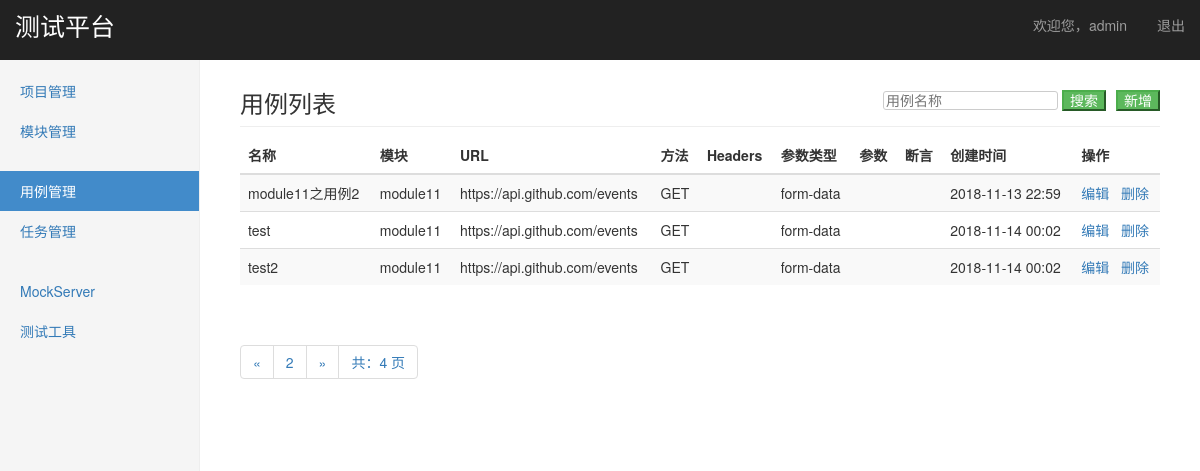
The app's page /interface/case_manage/?page=2 (signed in), older data.
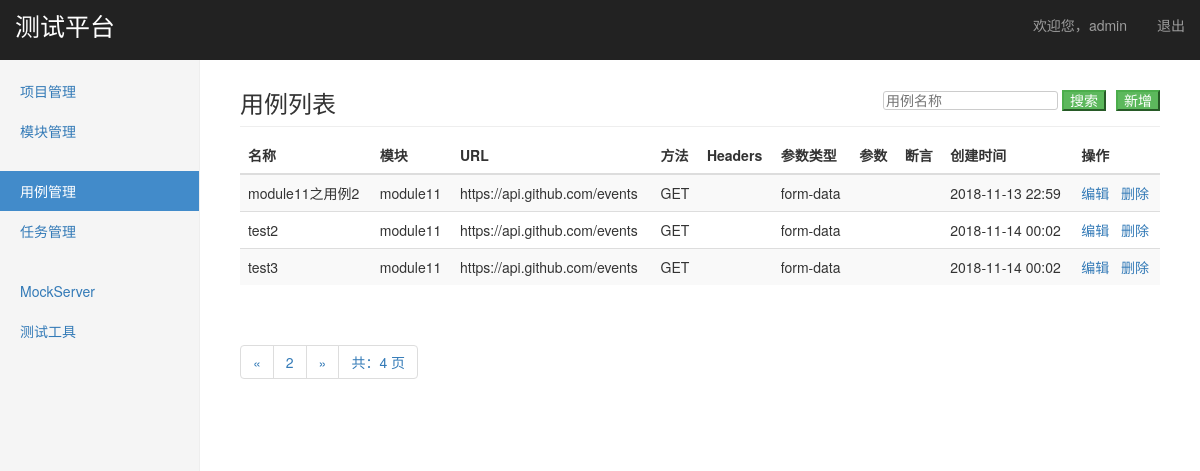
The same page, newer data.
### interface_app/models.py (models this page shows, shortened)
class TestCase(models.Model):
    module = models.ForeignKey(Module, on_delete=models.CASCADE, verbose_name="模块")
    name = models.CharField("名称", max_length=100, default="", blank=False, null=False)
    url = models.TextField("URL", default="", blank=False, null=False)
    request_method = models.CharField("方法", max_length=10, default="GET", blank=False, null=False)
    request_headers = models.TextField("Headers", default="", blank=True, null=True)
    request_params_type = models.CharField("参数类型", max_length=10, default="form-data", blank=False, null=False)
    request_params = models.TextField("参数", default="", blank=True, null=True)
    response_assert = models.TextField("验证", default="", blank=True, null=True)
    create_time = models.DateTimeField("创建时间", auto_now_add=True)

### project_app/models.py (models this page shows)
class Module(models.Model):
    project = models.ForeignKey(Project, on_delete=models.CASCADE, verbose_name="项目")
    name = models.CharField("名称", max_length=100, default="", blank=False, null=False)
    description = models.TextField("描述", default="", blank=True, null=True)
    create_time = models.DateTimeField("创建时间", auto_now_add=True)
    def __str__(self):
        return self.name

### interface_app/views/case_views.py (the view)
# urls.py: path("case_manage/", case_views.case_manage),
@login_required
def case_manage(request):
    if request.method == "GET":
        case_all = TestCase.objects.all()
        paginator = Paginator(case_all, 3)
        page = request.GET.get("page")
        try:
            cases = paginator.page(page)
        except PageNotAnInteger:
            cases = paginator.page(1)
        except EmptyPage:
            cases = paginator.page(paginator.num_pages)
        return render(request, "case_manage.html", {
            "cases": cases,
            "type": "list"
        })
    else:
        return HttpResponse("404")

### templates/case_manage.html (shortened to what this page needs)
{% extends "base.html" %}
{% block content %}
    {% if type == "list" %}
        <div class="col-sm-9 col-sm-offset-3 col-md-10 col-md-offset-2 main">
            <h3 class="sub-header">用例列表
                <div style="overflow: hidden; float:right; font-size: 14px">
                    <form style="float: left; margin-right: 10px;" action="/interface/search_case/" method="get">
                        <input style="color: #999;border-radius:3px;border: 1px solid #ccc" type="text" name="keyword" placeholder="用例名称" />
                        <input type="submit" class="btn-success" value="搜索" />
                    </form>
                    <button style="float: right" class="btn-success" onclick="window.location.href='/interface/add_case/'">新增</button>
                </div>
            </h3>
            <div class="table-responsive">
                <table class="table table-striped">
                    <thead>
                        <tr>
                            <th>名称</th>
                            <th>模块</th>
                            <th>URL</th>
                            <th>方法</th>
                            <th>Headers</th>
                            <th>参数类型</th>
                            <th>参数</th>
                            <th>断言</th>
                            <th>创建时间</th>
                            <th>操作</th>
                        </tr>
                    </thead>
                    <tbody>
                        {% for case in cases %}
                        <tr>
                            <td>{{ case.name }}</td>
                            <td>{{ case.module }}</td>
                            <td>{{ case.url }}</td>
                            <td>{{ case.request_method }}</td>
                            <td>
                            </td>
                            <td>{{ case.request_params_type }}</td>
                            <td>
                            </td>
                            <td>{{ case.response_assert }}</td>
                            <td>{{ case.create_time | date:"Y-m-d H:i"  }}</td>
                            <td>
                                <a href="/interface/edit_case/{{ case.id }}/">编辑</a>&nbsp;&nbsp;
                                <a href="javascript:void(0)" onclick='deleteCase("{{ case.name }}", "{{ case.id }}")'>删除</a>
                            </td>
                        </tr>
                        {% endfor %}
                    </tbody>
                </table>
            </div>
            <div class="pagination">
                <span class="step-links">
                    <ul class="pagination">
                        {% if cases.has_previous %}
                            {% if keyword %}
                                <li><a href="?keyword={{ keyword }}&page={{ cases.previous_page_number }}">&laquo;</a></li>
                            {% else %}
                                <li><a href="?page={{ cases.previous_page_number }}">&laquo;</a></li>
                            {% endif %}
                        {% endif %}
                        <li><a href="javascript:void(0)">{{ cases.number }}</a></li>
                        {% if cases.has_next %}
                            {% if keyword %}
                                <li><a href="?keyword={{ keyword }}&page={{ cases.next_page_number }}">&raquo;</a></li>
                            {% else %}
                                <li><a href="?page={{ cases.next_page_number }}">&raquo;</a></li>
                            {% endif %}
                        {% endif %}
                        <li><a href="javascript:void(0)">共：{{ cases.paginator.num_pages }} 页</a></li>
                    </ul>
                </span>
            </div>
        </div>
    {% endif %}
{% endblock %}
{% block extra-JS %}
    {% load static %}
{% endblock  %}

Row changes from the older to the newer data that the page shows:
removed TestCase: name "test", module "module11", url "https://api.github.com/events", request_method "GET", request_params_type "form-data", create_time "2018-11-14 00:02"
now on this page (row unchanged): TestCase: name "test3", module "module11", url "https://api.github.com/events", request_method "GET", request_params_type "form-data", create_time "2018-11-14 00:02"
